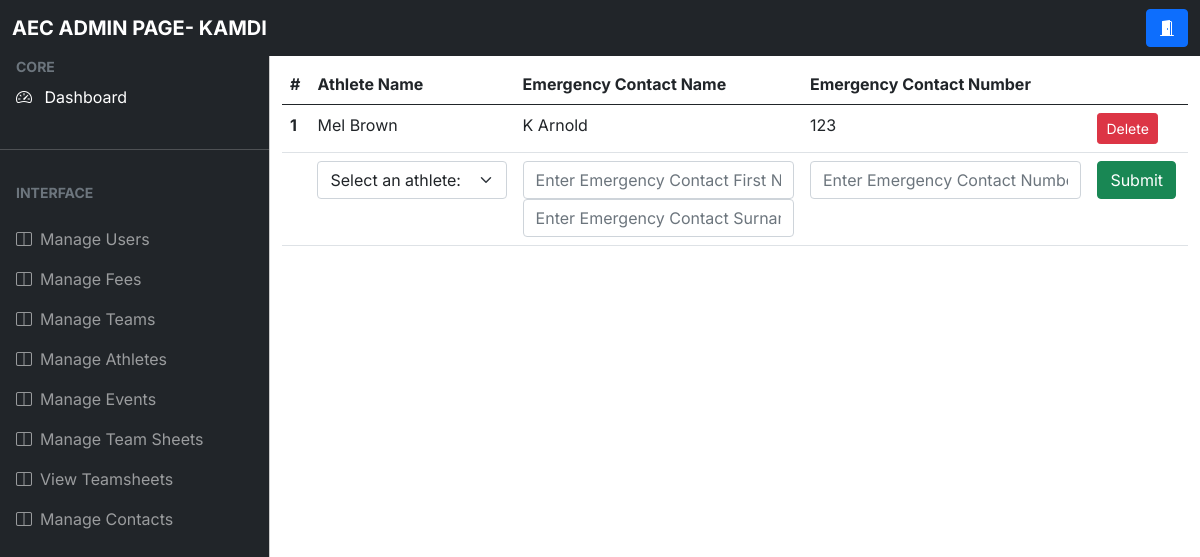
The page /contacts (signed in) on the database as committed earlier.
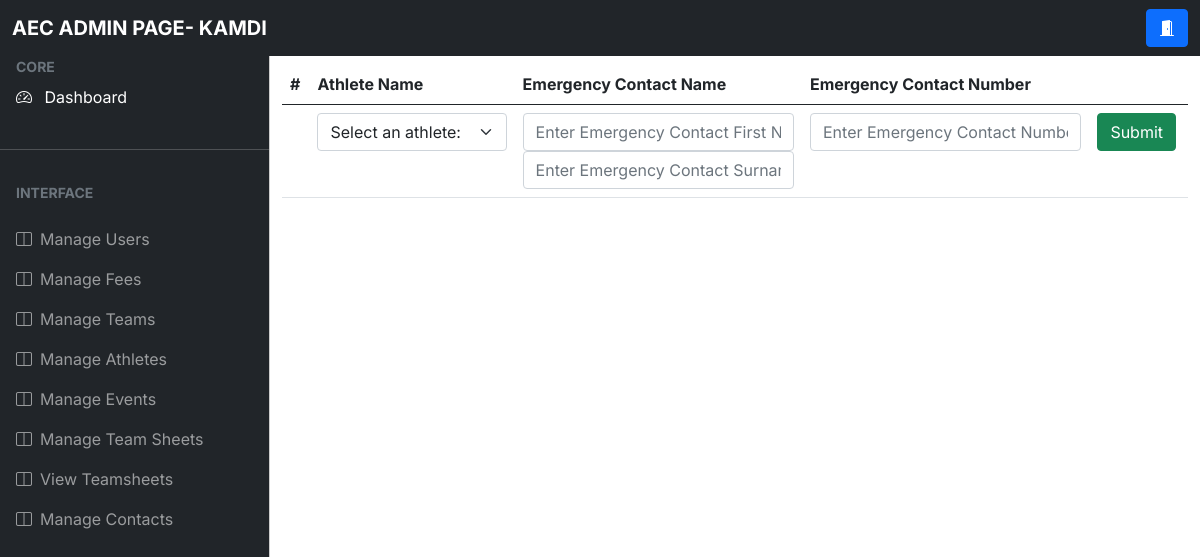
The same page on the database as committed later.
### app.py (models this page shows)
class User(db.Model, UserMixin):
    id = db.Column(db.Integer, primary_key = True)
    firstName = db.Column(db.String(50),nullable = False)
    surname = db.Column(db.String(50), nullable = False)
    dob = db.Column(db.DateTime, nullable = False)
    start_date = db.Column(db.DateTime, nullable = True, default=date.today())
    email = db.Column(db.String(70), nullable = False)
    password = db.Column(db.String(255), nullable = False)
    usertype = db.Column(db.Integer, default = -1)
    verified = db.Column(db.Integer, default = 0)

class Contacts(db.Model):
    contacts_id= db.Column(db.Integer, primary_key=True)
    athlete_id= db.Column(db.Integer)
    firstName= db.Column(db.String(50), nullable = False)
    surname= db.Column(db.String(50), nullable = False)
    number= db.Column(db.String(15), nullable = False)

### app.py (the view, shortened to what this page needs)
@app.route('/contacts')#complete
@login_required
def view_contacts():
    if current_user.usertype not in [0,1,2,3] or current_user.verified != 1:
        return render_template('error.html',error="You are not authorised to view this page")
    elif current_user.usertype == 0:
        query = db.engine.execute('SELECT firstName, surname, number FROM contacts WHERE contacts.athlete_id == {}'.format(current_user.id))
        return render_template('contacts.html', contacts=query)
    elif current_user.usertype == 3:
        query = db.engine.execute('SELECT id, firstName, surname FROM user WHERE usertype == {} OR usertype == {}'.format(0,1))
        athletes = {}
        for athlete in query:
            athletes[athlete[0]] = [athlete[1]+ " "+ athlete[2]]
        query = db.engine.execute('SELECT contacts.contacts_id, user.firstName, user.surname, contacts.firstName, contacts.surname, contacts.number FROM contacts, user WHERE user.id = contacts.athlete_id')
        return render_template('admincontacts.html', contacts=query, athletes=athletes)

### app.py (called while the page is built)
@login_manager.user_loader
def load_user(user_id):
    return User.query.get(user_id)

### templates/admincontacts.html (shortened to what this page needs)
<!DOCTYPE html>
<html lang="en">
  <head>
    <link rel="stylesheet" href="static\css\admin\bootstrap.min.css" />
    <link
      rel="stylesheet"
      href="https://cdn.jsdelivr.net/npm/bootstrap-icons@1.4.1/font/bootstrap-icons.css"
    />
    <link rel="stylesheet" href="static\css\admin\bootstrap.min.css" />
    <link rel="stylesheet" href="static\css\admin\style.css" />
  </head>
    <nav class="navbar navbar-expand-lg navbar-dark bg-dark fixed-top">
      <div class="container-fluid">
        <a
          class="navbar-brand me-auto ms-lg-0 ms-3 text-uppercase fw-bold"
          >AEC ADMIN PAGE- {{ current_user.firstName }}</a
        >
        <div class="collapse navbar-collapse" id="topNavBar">
          <form class="d-flex ms-auto my-3 my-lg-0">
            <div class="input-group">
              <a href ="{{ url_for('logout') }}" class="btn btn-primary">
                <i class="bi bi-door-open-fill"></i>
            </a>
            </div>
          </form>
        </div>
      </div>
    </nav>
    <div
    class="offcanvas offcanvas-start sidebar-nav bg-dark"
    tabindex="-1"
    id="sidebar"
  >
    <div class="offcanvas-body p-0">
      <nav class="navbar-dark">
        <ul class="navbar-nav">
          <li>
            <div class="text-muted small fw-bold text-uppercase px-3">
              CORE
            </div>
          </li>
          <li>
            <a href="{{ url_for('admin') }}" class="nav-link px-3 active">
              <span class="me-2"><i class="bi bi-speedometer2" ></i></span>
              <span>Dashboard</span>
            </a>
          </li>
          <li class="my-4"><hr class="dropdown-divider bg-light" /></li>
          <li>
            <div class="text-muted small fw-bold text-uppercase px-3 mb-3">
              Interface
            </div>
          </li>
          <li>
            <a
              class="nav-link px-3 sidebar-link"
              href="{{ url_for('verify_users') }}"
            >
              <span class="me-2"><i class="bi bi-layout-split"></i></span>
              <span>Manage Users</span>
            </a>
            <a
            class="nav-link px-3 sidebar-link"
            href="{{ url_for('view_fees') }}"
          >
            <span class="me-2"><i class="bi bi-layout-split"></i></span>
            <span>Manage Fees</span>
          </a>
          <a
          class="nav-link px-3 sidebar-link"
          href="{{ url_for('view_teams') }}"
        >
          <span class="me-2"><i class="bi bi-layout-split"></i></span>
          <span>Manage Teams</span>
        </a>
              <a
              class="nav-link px-3 sidebar-link"
              href="{{ url_for('view_athletes') }}"
            >
              <span class="me-2"><i class="bi bi-layout-split"></i></span>
              <span>Manage Athletes</span>
            </a>
            <a
            class="nav-link px-3 sidebar-link"
            href="{{ url_for('view_events') }}"
          >
            <span class="me-2"><i class="bi bi-layout-split"></i></span>
            <span>Manage Events</span>
          </a>
          <a
          class="nav-link px-3 sidebar-link"
          href="{{ url_for('create_teamsheet') }}"
        >
          <span class="me-2"><i class="bi bi-layout-split"></i></span>
          <span>Manage Team Sheets</span>
        </a>
        <a
        class="nav-link px-3 sidebar-link"
        href="{{ url_for('view_teamsheet') }}"
      >
        <span class="me-2"><i class="bi bi-layout-split"></i></span>
        <span>View Teamsheets</span>
      </a>
      <a
      class="nav-link px-3 sidebar-link"
      href="{{ url_for('view_contacts') }}"
    >
      <span class="me-2"><i class="bi bi-layout-split"></i></span>
      <span>Manage Contacts</span>
    </a>
          </li>
        </ul>
      </nav>
    </div>
  </div>
    <main class="mt-5 pt-3">
      <div class="container-fluid">
        <form method = 'POST' action="{{ url_for('create_contacts')}} ">
        <table class="table">
          <thead>
            <tr>
              <th scope="col">#</th>
              <th scope="col">Athlete Name</th>
              <th scope="col">Emergency Contact Name</th>
              <th scope="col">Emergency Contact Number</th>
              <th scope="col"></th>
            </tr>
          </thead>
          <tbody>
            {% for contact in contacts %}
            <tr>
              <th scope="row">{{ contact[0]}}</th>
              <td>{{ contact[1] + " " + contact[2]}}</td>
              <td>{{ contact[3] + " " + contact[4] }}</td>
              <td>{{contact[5]}}</td>
              <td><a type="Submit" class="btn btn-danger btn-sm" href= "{{url_for('delete_contacts', contactid=contact[0])}}">Delete</a></td>
            </tr>
            {% endfor %}
            <tr>
              <td>
              </td>
              <td>
                <select class="form-select" aria-label="Default select example" name="athlete", id= "athlete">
                  <option selected>Select an athlete: </option>
                </select>
              </td>
              <td>
                <div class= "form-group">
                  <input
                  type="text"
                  class="form-control"
                  id="firstName"
                  name="firstName"
                  placeholder="Enter Emergency Contact First Name: "
                  />
                <div class= "form-group">
                  <input
                  type="text"
                  class="form-control"
                  id="surname"
                  name="surname"
                  placeholder="Enter Emergency Contact Surname: "
                  />
              </td>
              <td>
                <div class="form-group">
                  <input
                   type='text'
                   class="form-control"
                   id="number"
                   name="number"
                   placeholder="Enter Emergency Contact Number: "
                  />
                </div>
              </td>
              <td><input class="btn btn-success" type="submit" value="Submit"></td>
              </tr>
          </tbody>
        </table>
        </form>
      </div>
    </main>
  </body>
</html>

### static/css/admin/style.css (style rules this page uses)
:root { --offcanvas-width: 270px; --topNavbarHeight: 56px; }
.sidebar-nav { width: var(--offcanvas-width); }
.sidebar-link { display: flex; align-items: center; }
@media (min-width: 992px) { main { margin-left: var(--offcanvas-width); } }
@media (min-width: 992px) { .sidebar-nav { -webkit-transform: none; transform: none; visibility: visible !important; height: calc(100% - var(--topNavbarHeight)); top: var(--topNavbarHeight); } }

Rows that differ between the two databases and show on the page:
removed Contacts: contacts_id "1", surname "Mel Brown", firstName+surname "K Arnold", number "123"
